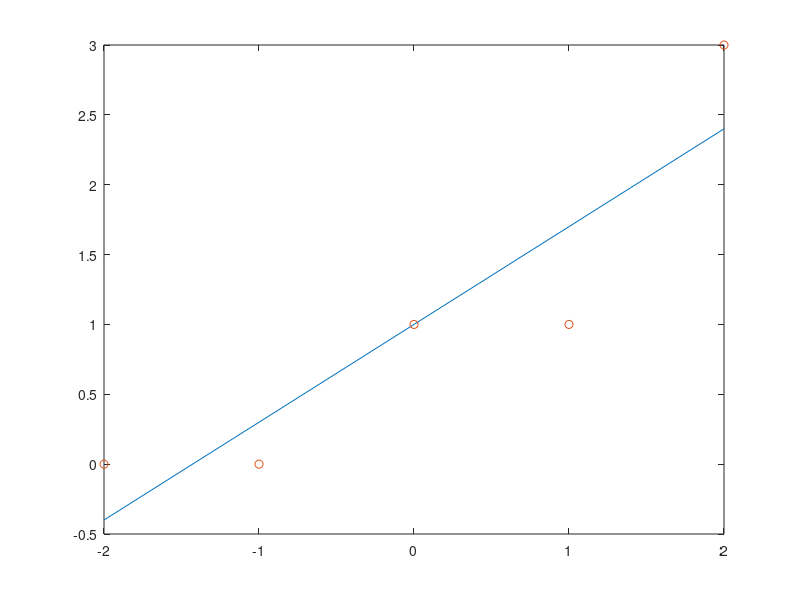

MATLAB code to generate this figure:
clear;
clc;

x = [-2 -1 0 1 2];
y = [0 0 1 1 3];

mean_x = mean(x);
mean_y = mean(y);
printf("Media lui x este %d si media lui y este %d\n", mean_x, mean_y);

disp_x = var(x);
disp_y = var(y);
printf("Dispersia lui x este %d si dispersia lui y este %d\n", disp_x, disp_y);

covar = cov(x, y);
printf("Covarianta este %d\n", covar);

coef = corrcoef(x, y);
printf("Coeficientul de corelatie este\n");
display(coef);

dr = polyfit(x, y, 1);
plot(x, dr(1)*x + dr(2), x, y, 'o');

printf("Pentru x = 2.5, valoarea lui y este %d\n", dr(1)*2.5 + dr(2));
printf("Pentru x = 3, valoarea lui y este %d\n", dr(1)*3 + dr(2));
